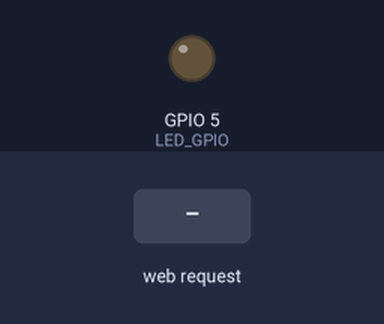
Bench run of a program on a simulated ESP8266 (NodeMCU). Shown: output pins drawn as LEDs (lit = HIGH). The test bench sets the inputs (shaded band). WiFi joins after 1.5 s; servers stay silent unless stated; what the program prints to the serial monitor is not drawn.

Above: at 2.7 s.
2.8 s: HTTP request GET / received
At 4.2 s:
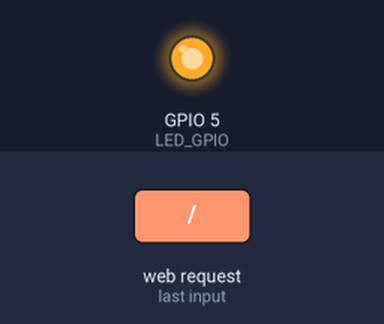
Timing chart, 0 to 5.8 s (numbered marks = the images above; inputs shaded):
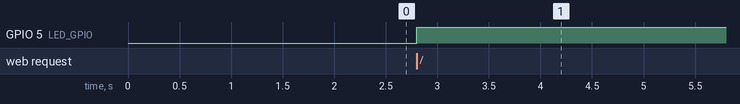

The program:

main.cpp
```cpp
#include "Arduino.h"
#include "ESP8266WiFi.h"
#include "ESP8266WebServer.h"

#ifndef LED_GPIO
#define LED_GPIO 5
#endif

#ifndef WIFI_SSID
#define WIFI_SSID NULL
#endif

#ifndef WIFI_PASS
#define WIFI_PASS NULL
#endif

void handleRoot();
void handleNotFound();
void error(String message);

ESP8266WebServer server(80);
bool led = false;

void setup()
{
    // GPIO setup
    pinMode(LED_GPIO, OUTPUT);

    // Serial setup
    Serial.begin(115200);
    while (!Serial)
    {
    }
    Serial.println();

    // WiFi setup
    WiFi.mode(WIFI_STA);

    String ssid = String(WIFI_SSID);
    String password = String(WIFI_PASS);

    if (ssid == NULL || password == NULL)
    {
        error("Could not connect to a network, as WIFI_SSID and/or WIFI_PASS enviroment variables were not set.");
    }
    WiFi.begin(String(WIFI_SSID), String(WIFI_PASS));
    Serial.println("Connecting to '" + String(WIFI_SSID) + "'...");
    const int8_t result = WiFi.waitForConnectResult();
    if (result != WL_CONNECTED)
    {
        error("Connection failed!");
    }
    Serial.println("Connection established!");
    Serial.println("SSID:\t" + WiFi.SSID());
    Serial.println("IP:\t" + WiFi.localIP().toString());

    server.on("/", handleRoot);
    server.onNotFound(handleNotFound);

    server.begin();
    Serial.println("HTTP server started!");
}

void loop()
{
    server.handleClient();
}

void error(String message)
{
    Serial.println(message);
    Serial.println("Going into deep sleep mode until RESET pin is connected to a LOW signal.");
    ESP.deepSleep(0);
}

void handleRoot()
{
    led = !led;
    digitalWrite(LED_GPIO, led ? HIGH : LOW);
    server.send(200, "application/json", "{\"status\": " + String(led) + "}");
}

void handleNotFound()
{
    server.send(404, "text/plain", "404: Not found");
}
```

Measured:
- after the input at 2.8 s, GPIO 5 (LED_GPIO): LOW → HIGH at once
